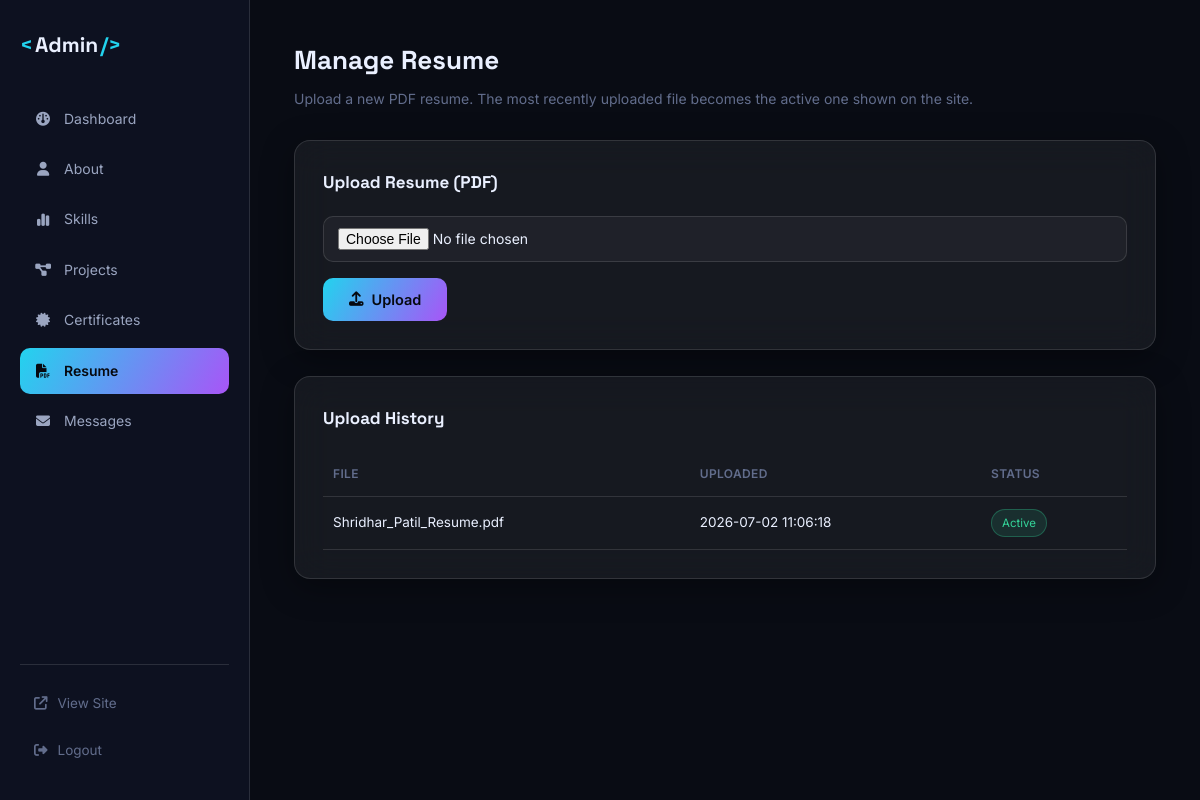
The page /admin/resume (signed in) on the database its author committed.
### tables this page shows
CREATE TABLE resume (
    id INTEGER PRIMARY KEY AUTOINCREMENT,
    filename TEXT NOT NULL,
    original_name TEXT,
    uploaded_at TIMESTAMP DEFAULT CURRENT_TIMESTAMP,
    is_active INTEGER DEFAULT 1
);

### app.py (the view, shortened to what this page needs)
@app.route("/admin/resume", methods=["GET", "POST"])
@login_required
def admin_resume():
    db = get_db()
    resumes = db.execute("SELECT * FROM resume ORDER BY uploaded_at DESC").fetchall()
    return render_template("admin/resume.html", resumes=resumes)

### app.py (called while the page is built)
def get_db():
    if "db" not in g:
        g.db = sqlite3.connect(app.config["DATABASE"])
        g.db.row_factory = sqlite3.Row
        g.db.execute("PRAGMA foreign_keys = ON")
    return g.db

def login_required(view):
    @wraps(view)
    def wrapped(*args, **kwargs):
        if not session.get("admin_logged_in"):
            flash("Please log in to access the admin dashboard.", "warning")
            return redirect(url_for("admin_login", next=request.path))
        return view(*args, **kwargs)
    return wrapped

### templates/admin/resume.html (shortened to what this page needs)
{% extends "admin/base.html" %}
{% block content %}
<div class="admin-header">
  <h1>Manage Resume</h1>
  <p>Upload a new PDF resume. The most recently uploaded file becomes the active one shown on the site.</p>
</div>
<div class="admin-panel glass">
  <h2>Upload Resume (PDF)</h2>
  <form method="POST" enctype="multipart/form-data" class="admin-inline-form">
    <div class="form-group">
      <input type="file" name="resume" accept=".pdf" required>
    </div>
    <button type="submit" class="btn btn-primary"><i class="fa-solid fa-upload"></i> Upload</button>
  </form>
</div>
<div class="admin-panel glass">
  <h2>Upload History</h2>
  <table class="admin-table">
    <thead><tr><th>File</th><th>Uploaded</th><th>Status</th></tr></thead>
    <tbody>
      {% for r in resumes %}
      <tr>
        <td>{{ r.original_name or r.filename }}</td>
        <td>{{ r.uploaded_at }}</td>
        <td>{% if r.is_active %}<span class="badge badge-success">Active</span>{% else %}<span class="badge">Archived</span>{% endif %}</td>
      </tr>
      {% endfor %}
    </tbody>
  </table>
</div>
{% endblock %}

### static/css/style.css (style rules this page uses)
:root { --bg: #090C14; --bg-alt: #0D1120; --surface: rgba(255, 255, 255, 0.055); --surface-strong: rgba(255, 255, 255, 0.09); --border: rgba(255, 255, 255, 0.12); --text: #EAF0FF; --text-dim: #9AA5C0; --text-faint: #626D8C; --accent-cyan: #22D3EE; --accent-violet: #A855F7; --accent-amber: #FBBF24; --accent-gradient: linear-gradient(120deg, var(--accent-cyan), var(--accent-violet)); --success: #34D399; --danger: #F87171; --warning: #FBBF24; --shadow-glass: 0 8px 32px rgba(0, 0, 0, 0.35); --blur: blur(18px); --font-display: "Space Grotesk", sans-serif; --font-body: "Inter", sans-serif; --font-mono: "JetBrains Mono", monospace; --radius-sm: 10px; --radius-md: 16px; --radius-lg: 24px; --transition: 0.35s cubic-bezier(0.16, 1, 0.3, 1); --nav-h: 76px; }
* { margin: 0; padding: 0; box-sizing: border-box; }
html { scroll-behavior: smooth; }
body { background: var(--bg); color: var(--text); font-family: var(--font-body); line-height: 1.6; overflow-x: hidden; cursor: none; transition: background var(--transition), color var(--transition); }
@media (max-width: 900px), (hover: none) { body { cursor: auto; } }
button { font-family: inherit; cursor: pointer; border: none; background: none; color: inherit; }
input, textarea { font-family: inherit; }
.glass { background: var(--surface); border: 1px solid var(--border); backdrop-filter: var(--blur); -webkit-backdrop-filter: var(--blur); box-shadow: var(--shadow-glass); }
.btn { display: inline-flex; align-items: center; justify-content: center; gap: 8px; padding: 13px 26px; border-radius: var(--radius-sm); font-weight: 600; font-size: 14.5px; transition: all var(--transition); white-space: nowrap; }
.btn-primary { background: var(--accent-gradient); color: #06090F; }
.form-group { margin-bottom: 18px; }
.form-group input, .form-group textarea { width: 100%; padding: 13px 16px; border-radius: var(--radius-sm); background: rgba(255,255,255,0.04); border: 1px solid var(--border); color: var(--text); transition: border-color var(--transition), background var(--transition); font-size: 14.5px; }

### static/css/admin.css (style rules this page uses)
.admin-body { cursor: auto; }
.admin-header { margin-bottom: 30px; }
.admin-header h1 { font-family: var(--font-display); font-size: 26px; margin-bottom: 6px; }
.admin-header p { color: var(--text-faint); font-size: 14px; }
.admin-panel { padding: 28px; border-radius: var(--radius-md); margin-bottom: 26px; }
.admin-panel h2 { font-family: var(--font-display); font-size: 17px; margin-bottom: 20px; }
.admin-inline-form .form-group { margin-bottom: 16px; }
.admin-inline-form input, .admin-inline-form textarea, .admin-inline-form select, .admin-panel input, .admin-panel textarea, .admin-panel select { width: 100%; padding: 11px 14px; border-radius: var(--radius-sm); background: rgba(255,255,255,0.04); border: 1px solid var(--border); color: var(--text); font-size: 14px; }
.admin-table { width: 100%; border-collapse: collapse; font-size: 13.5px; }
.admin-table th, .admin-table td { text-align: left; padding: 12px 10px; border-bottom: 1px solid var(--border); }
.admin-table th { color: var(--text-faint); font-weight: 600; font-size: 12px; text-transform: uppercase; letter-spacing: 0.03em; }
.badge { display: inline-block; padding: 4px 10px; border-radius: 20px; font-size: 11.5px; background: var(--surface); border: 1px solid var(--border); }
.badge-success { background: rgba(52,211,153,0.12); color: var(--success); border-color: rgba(52,211,153,0.3); }

### rows shown on the page
resume: original_name "Shridhar_Patil_Resume.pdf", uploaded_at "2026-07-02 11:06:18", is_active "Active"
